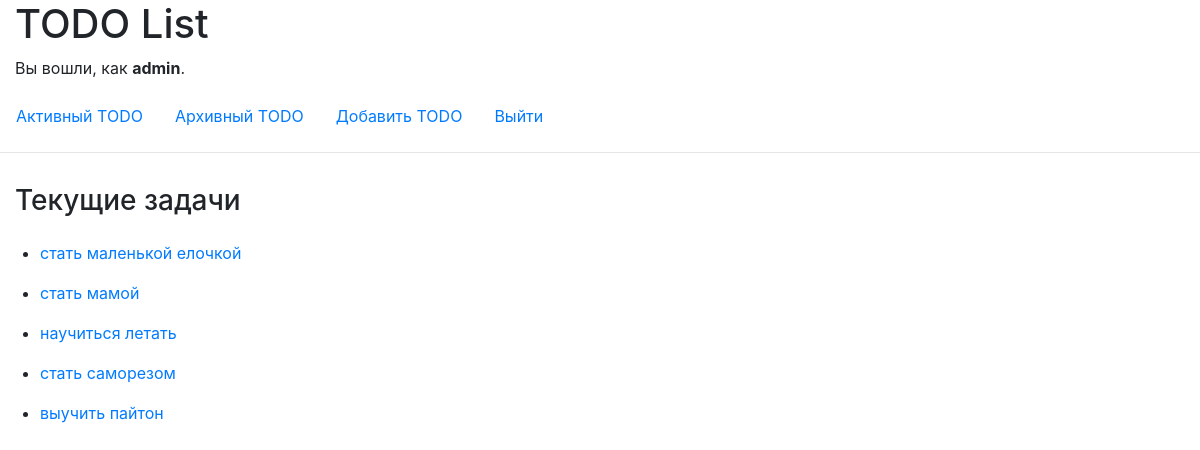
The app's page / (signed in) with its own data.
### todo/models.py (models this page shows)
class Action(models.Model): # Название таблицы в базе данных
    STATUS_CHOICE = (
        ('опубликовано', 'Опубликовано'),
        ('неопубликовано', 'Неопубликовано'),
    )
    title = models.CharField( # CharField - поле с буквенными символами в базе данных
        max_length=100, # Лимит на количество символов содержащихся в поле
        null=True, # Может ли поле содержать пустое (null) значение
        blank=True, # Будт ли необходимым заполнять поле в формах
        verbose_name='Заголовок задачи', # Название поля в админ панели
    )
    slug = models.SlugField( # SlugField - поле хранящее уникальное отображение названия в ссылке
        max_length=255,
        unique_for_date='publish', # Обеспечение уникальности каждой записи из todo list
        verbose_name='Ссылка на запись',
    )
    user = models.ForeignKey( # ForeignKey - внешний ключ-ссылка, связывающая пользователя и запись
        User, # Модель пользователя Django (не кастомная)
        on_delete=models.CASCADE, # Особенность удаления записей связанных с данным автором (вытекает напрямую из SQL)
        related_name='todo_action', # Обратная связь от User'a к Action - можно получить доступ к связанным объектам автора
    )
    content = models.TextField(
        verbose_name='Контент задачи',
    )
    publish = models.DateTimeField( # DateTimeField - поле содержащее дату и точное время поля
        default=timezone.now(), # Время публикации записи (то же самое что и datetime.now(), только с учетом зоны)
        verbose_name='Время публикации'
    )
    created = models.DateTimeField(
        auto_now_add=True, # Создает временную метку в тот момент, когда запись появляется в базе данных
        verbose_name='Время создания задачи', # Название поля в админ панели
    )
    updated = models.DateTimeField(
        auto_now=True, # Дата сохраняется автоматически при сохранении объекта
        verbose_name='Время изменения задачи',
    )
    status = models.CharField(
        max_length=20,
        choices=STATUS_CHOICE,
        default='опубликовано',
    )
    class Meta:
        ordering = ['-publish'] # Порядок вывода записей в админ панели
        verbose_name = 'Список дел' # Название для отображения модели в админ панели
        verbose_name_plural = 'Список дел' # Название для отображения модели в админ панели во множественном числе
    def __str__(self):
        return self.title # Меняем строковое представление каждого объекта для админ панели
    def get_absolute_url(self):
        return reverse('todo', args=[self.slug])

### todo/views.py (the view)
        def wraps(*args, **kwargs):
            result = func(*args, **kwargs)
            if isinstance(result, tuple):
                context = {
                        'objs': result[0],
                        'is_archived': result[1],
                    }
            else:
                context = {
                    'objs': result,
                }
            return render(
                args[0],
                template,
                context,
            )

### todo/views.py (called while the page is built)
def choose_template(template):
    def render_todos(func):
        def wraps(*args, **kwargs):
            result = func(*args, **kwargs)
            if isinstance(result, tuple):
                context = {
                        'objs': result[0],
                        'is_archived': result[1],
                    }
            else:
                context = {
                    'objs': result,
                }
            return render(
                args[0],
                template,
                context,
            )
        return wraps
    return render_todos

@choose_template('todo/actions.html')
def index(request):
    try:
        return Action.objects.filter(status='опубликовано', user=request.user).all(), False
    except:
        return Action.objects.filter(status='опубликовано').all(), False

### todo/templates/todo/actions.html
{% extends 'todo/layout.html' %}
{% block body %}
{% if is_archived == False %}
    <h3 style="padding: 15px;">Текущие задачи</h3>
{% else %}
    <h3 style="padding: 15px;">Архив задач</h3>
{% endif %}
{% for obj in objs %}
    <ul>
        <li><a href="{{ obj.get_absolute_url }}">{{ obj }}</a></li>
    </ul>
{% endfor %}
{% endblock %}

### todo/templates/todo/layout.html (shortened to what this page needs)
<!DOCTYPE html>
<html lang="en">
    <head>
        <link rel="stylesheet" href="https://stackpath.bootstrapcdn.com/bootstrap/4.4.1/css/bootstrap.min.css">
    </head>
    <body>
        <h1 style="padding-left: 15px;">TODO List</h1>
        <div>
            {% if user.is_authenticated %}
                <p style="padding-left: 15px;">Вы вошли, как <strong>{{ user.username }}</strong>.</p>
            {% else %}
                <p style="padding-left: 15px;">Вы не авторизованы в системе.</p>
            {% endif %}
        </div>
        <ul class="nav">
            {% if user.is_authenticated %}
                <li class="nav-item">
                    <a class="nav-link" href="{% url 'index' %}">Активный TODO</a>
                </li>
                <li class="nav-item">
                    <a class="nav-link" href="{% url 'archive' %}">Архивный TODO</a>
                </li>
                <li class="nav-item">
                    <a class="nav-link" href="{% url 'addtodo' %}">Добавить TODO</a>
                </li>
                <li class="nav-item">
                    <a class="nav-link" href="{% url 'logout' %}">Выйти</a>
                </li>
            {% endif %}
        </ul>
        <hr>
        {% block body %}
        {% endblock %}
    </body>
</html>

### records on screen
Action: title "стать маленькой елочкой"
Action: title "стать мамой"
Action: title "научиться летать"
Action: title "стать саморезом"
Action: title "выучить пайтон"

### other values on screen
{{ user.username }} "admin"
